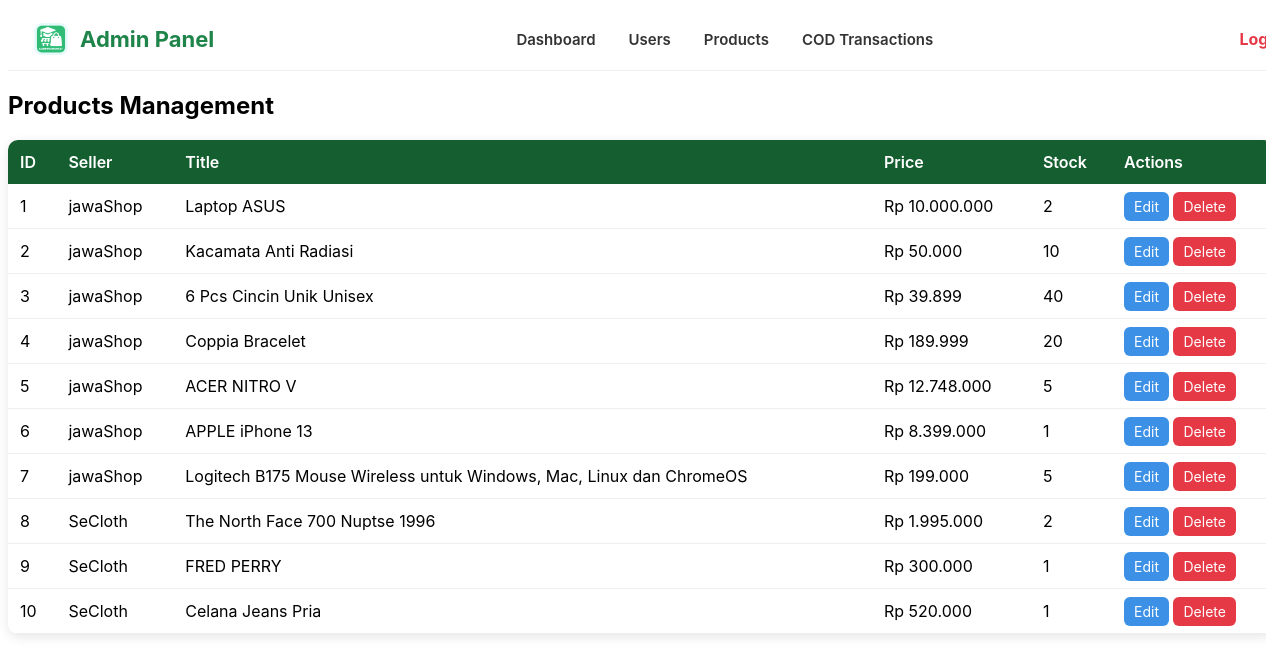
Page /admin/products.php on the earlier database version.
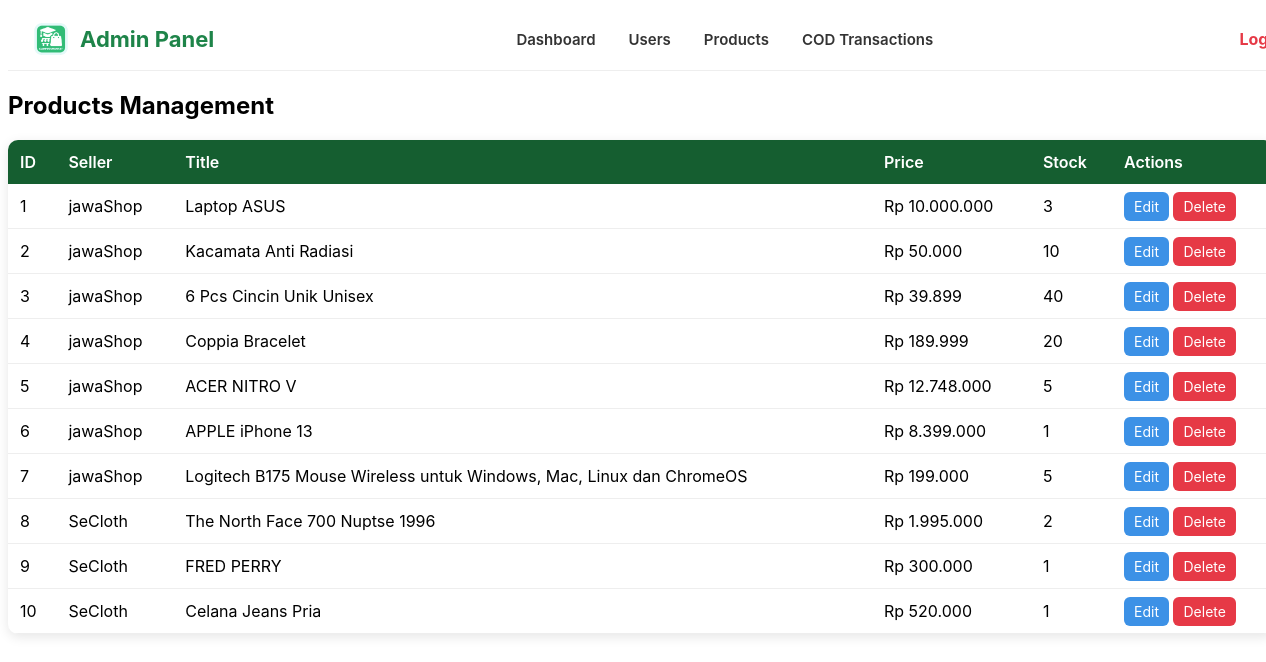
Same page on the later database version.
### tables this page shows
CREATE TABLE `products` (
  `id` int(11) NOT NULL,
  `seller_id` int(11) NOT NULL,
  `category_id` int(11) DEFAULT NULL,
  `name` varchar(255) NOT NULL,
  `slug` varchar(255) NOT NULL,
  `price` decimal(15,2) NOT NULL,
  `stock` int(11) NOT NULL DEFAULT 0,
  `description` text DEFAULT NULL,
  `weight` int(11) DEFAULT NULL,
  `status` enum('active','inactive') NOT NULL DEFAULT 'active',
  `created_at` timestamp NOT NULL DEFAULT current_timestamp(),
  `updated_at` timestamp NOT NULL DEFAULT current_timestamp() ON UPDATE current_timestamp()
);

CREATE TABLE `accounts` (
  `id` int(11) NOT NULL,
  `name` varchar(100) NOT NULL,
  `username` varchar(100) NOT NULL,
  `email` varchar(255) NOT NULL,
  `phone` varchar(20) NOT NULL,
  `role` enum('admin','seller','buyer') NOT NULL DEFAULT 'buyer',
  `password` varchar(255) NOT NULL,
  `city` varchar(100) DEFAULT NULL,
  `address` text DEFAULT NULL,
  `profile_picture` varchar(255) DEFAULT NULL,
  `created_at` timestamp NOT NULL DEFAULT current_timestamp(),
  `otp_code` varchar(6) NOT NULL,
  `otp_expired` datetime NOT NULL,
  `description` text DEFAULT NULL
);

### admin/products.php (the view)
<?php
require_once __DIR__ . '/../includes/config.php';
include "header.php";
$products = $pdo->query("
    SELECT p.*, a.name AS seller_name
    FROM products p
    LEFT JOIN accounts a ON p.seller_id = a.id
")->fetchAll();
?>
<link rel="stylesheet" href="../assets/css/admin_system.css">
<h2 style="margin: 20px 0;">Products Management</h2>
<table class="user-table">
    <tr>
        <th>ID</th>
        <th>Seller</th>
        <th>Title</th>
        <th>Price</th>
        <th>Stock</th>
        <th>Actions</th>
    </tr>
    <?php foreach ($products as $p): ?>
        <tr>
            <td><?= $p['id'] ?></td>
            <td><?= htmlspecialchars($p['seller_name']) ?></td>
            <td><?= htmlspecialchars($p['name']) ?></td>
            <td>Rp <?= number_format($p['price'], 0, ',', '.') ?></td>
            <td><?= $p['stock'] ?></td>
            <td>
                <a href="edit_product.php?id=<?= $p['id'] ?>" class="action-btn btn-edit">Edit</a>
                <a href="delete_product.php?id=<?= $p['id'] ?>" class="action-btn btn-delete" onclick="return confirm('Hapus produk?')">Delete</a>
            </td>
        </tr>
    <?php endforeach; ?>
</table>

Differences in the rows shown:
changed products "Laptop ASUS": stock "2" → "3"
